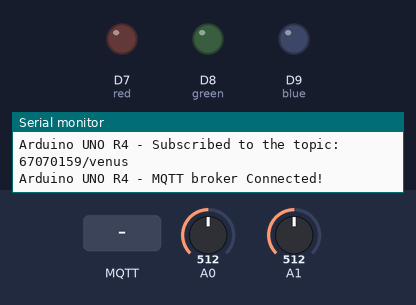
A sketch run on a simulated Arduino Uno R4 WiFi. Parts: output pins drawn as LEDs (lit = HIGH), the last lines printed to the serial monitor. Inputs (shaded band) come from the test bench; at power-on: A0 = 512, A1 = 512. WiFi joins after 1.5 s; servers stay silent unless stated; no MQTT or app messages arrive unless stated.

Above: at 12.7 s.
12.8 s: MQTT message "5" arrives on the first subscribed topic
At 14.0 s:
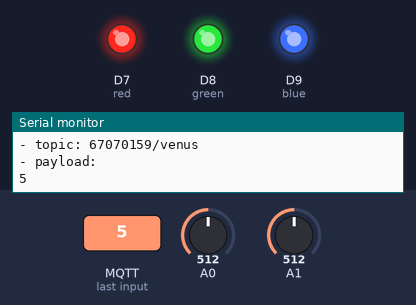
14.3 s: MQTT message "on" arrives on the first subscribed topic
15.8 s: MQTT message "off" arrives on the first subscribed topic
Timing chart, 0 to 18.8 s (numbered marks = the images above; inputs shaded):
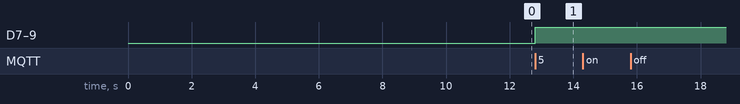

Measured:
- after the input at 12.8 s, D7 (red), D8 (green), D9 (blue): LOW → HIGH at once

The sketch:

mqtt.ino
```cpp
#include <WiFiS3.h>
#include <MQTTClient.h>

const char WIFI_SSID[] = "Varaporn";     // CHANGE TO YOUR WIFI SSID
const char WIFI_PASSWORD[] = "123456789";  // CHANGE TO YOUR WIFI PASSWORD

const char MQTT_BROKER_ADRRESS[] = "phycom.it.kmitl.ac.th";  // CHANGE TO MQTT BROKER'S ADDRESS
//const char MQTT_BROKER_ADRRESS[] = "192.168.0.11";  // CHANGE TO MQTT BROKER'S IP ADDRESS
const int MQTT_PORT = 1883;
const char MQTT_CLIENT_ID[] = "arduino-uno-r4-client";  // CHANGE IT AS YOU DESIRE
const char MQTT_USERNAME[] = "";              // CHANGE IT IF REQUIRED, empty if not required
const char MQTT_PASSWORD[] = "";              // CHANGE IT IF REQUIRED, empty if not required

// The MQTT topics that Arduino should publish/subscribe
const char PUBLISH_TOPIC_A[] = "67070159/temp";       // CHANGE IT AS YOU DESIRE
const char PUBLISH_TOPIC_B[] = "67070159/light";       // CHANGE IT AS YOU DESIRE
const char SUBSCRIBE_TOPIC[] = "67070159/venus";  // CHANGE IT AS YOU DESIRE

const int PUBLISH_INTERVAL = 5000;  // 5 seconds


const int red = 7;
const int green = 8;
const int blue = 9;


WiFiClient network;
MQTTClient mqtt = MQTTClient(256);

unsigned long lastPublishTime = 0;

void setup() {
  Serial.begin(9600);

  int status = WL_IDLE_STATUS;
  while (status != WL_CONNECTED) {
    Serial.print("Arduino UNO R4 - Attempting to connect to SSID: ");
    Serial.println(WIFI_SSID);
    // Connect to WPA/WPA2 network. Change this line if using open or WEP network:
    status = WiFi.begin(WIFI_SSID, WIFI_PASSWORD);

    // wait 10 seconds for connection:
    delay(10000);
  }
  // print your board's IP address:
  Serial.print("IP Address: ");
  Serial.println(WiFi.localIP());

  connectToMQTT();


  pinMode(red, OUTPUT);
  pinMode(green, OUTPUT);
  pinMode(blue, OUTPUT);

}

void loop() {
  mqtt.loop();

  if (millis() - lastPublishTime > PUBLISH_INTERVAL) {
    sendToMQTT();
    lastPublishTime = millis();
  }
}

void connectToMQTT() {
  // Connect to the MQTT broker
  mqtt.begin(MQTT_BROKER_ADRRESS, MQTT_PORT, network);

  // Create a handler for incoming messages
  mqtt.onMessage(messageReceived);

  Serial.print("Arduino UNO R4 - Connecting to MQTT broker");

  while (!mqtt.connect(MQTT_CLIENT_ID, MQTT_USERNAME, MQTT_PASSWORD)) {
    Serial.print(".");
    delay(100);
  }
  Serial.println();

  if (!mqtt.connected()) {
    Serial.println("Arduino UNO R4 - MQTT broker Timeout!");
    return;
  }

  // Subscribe to a topic, the incoming messages are processed by messageHandler() function
  if (mqtt.subscribe(SUBSCRIBE_TOPIC))
    Serial.print("Arduino UNO R4 - Subscribed to the topic: ");
  else
    Serial.print("Arduino UNO R4 - Failed to subscribe to the topic: ");

  Serial.println(SUBSCRIBE_TOPIC);
  Serial.println("Arduino UNO R4 - MQTT broker Connected!");
}

void sendToMQTT() {

//  Temp
  int sensorValue = analogRead(A0); // อ่านค่าเซนเซอร์
  float voltage = sensorValue * (4.7 / 1023.0);
  float temperatureC = (voltage - 0.5) * 100;
  String  temp_str = String(temperatureC);

  char messageBufferA[10];
  temp_str.toCharArray(messageBufferA, 10);
  mqtt.publish(PUBLISH_TOPIC_A, messageBufferA);

//  nob
  int potValue = analogRead(A1) / 4 ;
  String pot_str = String(potValue);

  char messageBufferB[10];
  pot_str.toCharArray(messageBufferB, 10);
  mqtt.publish(PUBLISH_TOPIC_B, messageBufferB);


  }
void messageReceived(String &topic, String &payload) {
  Serial.println("Arduino UNO R4 - received from MQTT:");
  Serial.println("- topic: " + topic);
  Serial.println("- payload:");
  Serial.println(payload);

  // 1. แปลงค่า payload (String) ให้เป็นตัวเลขจำนวนเต็ม (int)
  int controlValue = payload.toInt();

  // 2. ใช้ค่าตัวเลขที่แปลงแล้วในการเปรียบเทียบ
  if (36 <= controlValue && controlValue <= 50)
    setLight( 0, 1, 1); // แดง
  else if (26 <= controlValue && controlValue <= 35)
    setLight( 1, 0, 1); // เขียว
  else if (10 <= controlValue && controlValue <= 25)
    setLight( 1, 1, 0); // น้ำเงิน
  else
    setLight( 1, 1, 1);
}

void setLight(int r, int g, int b) {
   digitalWrite(red, r);
   digitalWrite(green, g);
   digitalWrite(blue, b);
   delay(1000);
}
```
